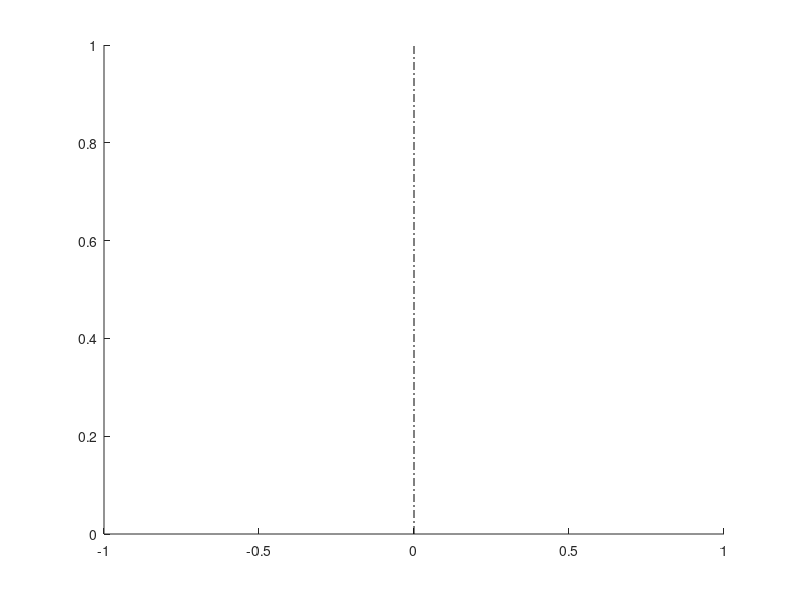

Here is the MATLAB script that generated this plot: (Note: this script raises an error after producing the figure.)
close all;
clear all;

filePath = '/Users/fradeshieh/Desktop/matlab/data/9.6';
edfFile = dir(fullfile(filePath,'*.edf'));
flipNameStr = 'flip';
pBias = nan(4,length(edfFile));
pThreshold = nan(4,length(edfFile));
popChoice = [];
pI = 0;
% hPopulation = tight_subplot(2,2,[0.5 0.5]);
% set(hPopulation,'xtick',[]);
% set(hPopulation,'ytick',[]);

popHeadDeg{1} = [];
popHeadSpe{1} = [];

popHeadDeg{2} = [];
popHeadSpe{2} = [];
popPursuitDir{2} = [];
popFixSpe{2} = [];

popHeadDeg{3} = [];
popHeadSpe{3} = [];
popPursuitDir{3} = [];
popRotationSpe{3} = [];

popHeadDeg{4} = [];
popHeadSpe{4} = [];
popPursuitDir{4} = [];
popFixSpe{4} = [];

pChoice = cell(4,1);

figureNum = 1;
for i = 1:length(edfFile)
    matFile = strrep(edfFile(i).name,'.edf','.mat');
    data = load(fullfile(filePath,matFile));
    popChoice = cat(1,popChoice,data.choice);
    trialLength = length(data.Conditions);
    flipDegree = contains(matFile,flipNameStr);
    num = regexp(matFile, '(\d+)','tokens');
    subNum = cell2mat(num{1});
    
    % motion type 1:
    headDeg{1} = nan(trialLength,2);
    headSpe{1} = nan(trialLength,2);
    pursuitDir{1} = [];
    
    
    % motion type 2:
    headDeg{2} = nan(trialLength,2);
    headSpe{2} = nan(trialLength,2);
    pursuitDir{2} = nan(trialLength,2);
    fixSpe{2} = nan(trialLength,2);
    
    % motion type 3:
    headDeg{3} = nan(trialLength,2);
    headSpe{3} = nan(trialLength,2);
    pursuitDir{3} = nan(trialLength,2);
    rotationSpe{3} = nan(trialLength,2);
    
    % motion type 4:
    headDeg{4} = nan(trialLength,2);
    headSpe{4} = nan(trialLength,2);
    pursuitDir{4} = nan(trialLength,2);
    fixSpe{4} = nan(trialLength,2);
    
    
    
    for j = 1:trialLength
        
        if isempty(data.Conditions{j})
            continue
        else
            motionType = data.Conditions{j}(end);
        end
        
        if motionType == 1
            headDeg{1}(j,:) = [data.Conditions{j}(2),j];
            headSpe{1}(j,:) = [data.Conditions{j}(3),j];
        elseif motionType == 2
            headDeg{2}(j,:) = [data.Conditions{j}(2),j];
            headSpe{2}(j,:) = [data.Conditions{j}(3),j];
            pursuitDir{2}(j,:) = [data.Conditions{j}(4),j];
            fixSpe{2}(j,:) = [data.Conditions{j}(5),j];
        elseif motionType == 3
            headDeg{3}(j,:) = [data.Conditions{j}(2),j];
            headSpe{3}(j,:) = [data.Conditions{j}(3),j];
            pursuitDir{3}(j,:) = [data.Conditions{j}(4),j];
            rotationSpe{3}(j,:) = [data.Conditions{j}(5),j];
        elseif motionType == 4
            headDeg{4}(j,:) = [data.Conditions{j}(2),j];
            headSpe{4}(j,:) = [data.Conditions{j}(3),j];
            pursuitDir{4}(j,:) = [data.Conditions{j}(4),j];
            fixSpe{4}(j,:) = [data.Conditions{j}(5),j];
        end
    end
    
    uniqueDeg = cell(1,4);
    for j = 1:4
        del = isnan(headDeg{j}(:,1));
        headDeg{j}(del,:) = [];
        
        if flipDegree
            headDeg{j}(:,1) = -headDeg{j}(:,1);
        end
        
        del = isnan(headSpe{j}(:,1));
        headSpe{j}(del,:) = [];
        if j == 2 || j == 4
            del = isnan(pursuitDir{j}(:,1));
            pursuitDir{j}(del,:) = [];
            del = isnan(fixSpe{j}(:,1));
            fixSpe{j}(del,:) = [];
            
            popPursuitDir{j} = cat(1,popPursuitDir{j},pursuitDir{j});
            popFixSpe{j} = cat(1,popFixSpe{j},fixSpe{j});
        elseif j ==3
            del = isnan(pursuitDir{j}(:,1));
            pursuitDir{j}(del,:) = [];
            del = isnan(rotationSpe{j}(:,1));
            rotationSpe{j}(del,:) = [];
            
            popPursuitDir{j} = cat(1,popPursuitDir{j},pursuitDir{j});
            popRotationSpe{j} = cat(1,popRotationSpe{j},rotationSpe{j});
        end
        uniqueDeg{j} = unique(headDeg{j}(:,1));
        
        popHeadDeg{j} = cat(1,popHeadDeg{j},headDeg{j});
        popHeadSpe{j} = cat(1,popHeadSpe{j},headSpe{j});
        pChoice{j} = cat(1,pChoice{j},data.choice(headDeg{j}(:,2)));
    end
    
    % [~,hSubplot1] = tight_subplot(1,4,[0.02 0.02]);
    for j=1:4
        choice = cell(length(uniqueDeg{j}),1);
        pRight = cell(length(uniqueDeg{j}),1);
        choiceTime = cell(length(uniqueDeg{j}),1);
        
        if j > 1
            uniqueDir = unique(pursuitDir{j}(:,1));
            dirLength = length(uniqueDir);
            for dir = 1:dirLength
                trialIndexI = find(pursuitDir{j}(:,1) == uniqueDir(dir));
                dirIndex{dir} = pursuitDir{j}(trialIndexI,:);
            end
        end
        
        if j == 1
            for k = 1:length(uniqueDeg{j})
                index = ismember(headDeg{j}(:,1),uniqueDeg{j}(k));
                trialIndex = headDeg{j}(index,2);
                choice{k} = data.choice(trialIndex); %%
                pRight{k} = sum(choice{k} == 2)./ length(choice{k});
                choiceTime{k} = length(choice{k});
            end
            fitData = [uniqueDeg{j},cell2mat(pRight),cell2mat(choiceTime)];
            
            [bias,threshold] = cum_gaussfit_max1(fitData(1:end,:));
            pBias(j,i) = bias;
            pThreshold(j,i) = threshold;
            xi = min(uniqueDeg{j}):0.1:max(uniqueDeg{j});
            y_fit = cum_gaussfit([bias,threshold],xi);
            
            if ishandle(figureNum); end; figure(figureNum); set(gcf,'color','white');
            plot([90,90],[0,1],'-.k');
            hold on
            plot(uniqueDeg{j},cell2mat(pRight),'*');
            plot(xi,y_fit,'-');
            set(gca, 'xlim',[-15,15],'ylim',[0 1])
            xlabel('Heading degree');
            ylabel('Proportion of "right" choice');
            title(['Condition ' num2str(j) ' for participant ' subNum]);
            %     hleg1=legend('choice','mean & standard error','linear result');
            %     set(hleg1,'Location','EastOutside')
            text(5,0.8,sprintf('\\it\\mu_{psy} = \\rm%6.3g\\circ',bias),'color','b')
            text(5,0.7,sprintf('\\it\\sigma_{psy} = \\rm%6.3g\\circ', threshold),'color','b')
            figureNum = figureNum+1;
        elseif j>1
            for dir = 1:dirLength
                for k = 1:length(uniqueDeg{j})
                    index = find(ismember(headDeg{j}(:,1),uniqueDeg{j}(k)));
                    trialIndex = headDeg{j}(index,2);
                    trialIndex = trialIndex(ismember(trialIndex,dirIndex{dir}(:,2)));
                    choice{k} = data.choice(trialIndex); %%
                    pRight{k} = sum(choice{k} == 2)./ length(choice{k});
                    choiceTime{k} = length(choice{k});
                    
                end
                fitData = [uniqueDeg{j},cell2mat(pRight),cell2mat(choiceTime)];
                if min(cell2mat(pRight)) == 1
                    fitData(:,2) = fitData(:,2) - 0.01;
                elseif max(cell2mat(pRight)) == 0
                    fitData(:,2) = fitData(:,2) + 0.01;
                end
                [bias,threshold] = cum_gaussfit_max1(fitData(1:end,:));
                pBias(j,i) = bias;
                pThreshold(j,i) = threshold;
                xi = min(uniqueDeg{j}):0.1:max(uniqueDeg{j});
                y_fit = cum_gaussfit([bias,threshold],xi);
                
                if ishandle(figureNum); end; figure(figureNum); set(gcf,'color','white');
                plot([90,90],[0,1],'-.k');
                hold on
                plot(uniqueDeg{j},cell2mat(pRight),'*');
                plot(xi,y_fit,'-');
                set(gca, 'xlim',[-15,15],'ylim',[0 1])
                xlabel('Heading degree');
                ylabel('Proportion of "right" choice');
                title(['Condition ' num2str(j) ' direction ' num2str(dir) ' for participant ' subNum]);
                %     hleg1=legend('choice','mean & standard error','linear result');
                %     set(hleg1,'Location','EastOutside')
                text(5,0.8,sprintf('\\it\\mu_{psy} = \\rm%6.3g\\circ',bias),'color','b')
                text(5,0.7,sprintf('\\it\\sigma_{psy} = \\rm%6.3g\\circ', threshold),'color','b')
                figureNum = figureNum+1;
            end
        end
    end
end

% draw popular result
popUniqueDeg = cell(1,4);
colorIndex = [0 0 0; 1 0.0 0.0; 0 1 0; 0 0 1];
if ishandle(1000); end; figure(1000); clf; set(gcf,'color','white'); hold on;plot([0,0],[0,1],'-.k');
for i = 1:4
    popUniqueDeg{i} = unique(popHeadDeg{i}(:,1));
    choice = cell(length(popUniqueDeg{i}),1);
    pRight = cell(length(popUniqueDeg{i}),1);
    choiceTime = cell(length(popUniqueDeg{i}),1);
    pI = pI+length(popHeadDeg{i}(:,1));
    for k = 1:length(popUniqueDeg{i})
        index = find(popHeadDeg{i}(:,1) == popUniqueDeg{i}(k));
        choice{k} = pChoice{i}(index);
        pRight{k} = sum(choice{k} == 2)./ length(choice{k});
        choiceTime{k} = length(choice{k});
    end
    fitData = [popUniqueDeg{i},cell2mat(pRight),cell2mat(choiceTime)];
    
    [bias,threshold] = cum_gaussfit_max1(fitData(1:end,:));
    xi = min(popUniqueDeg{i}):0.1:max(popUniqueDeg{i});
    y_fit = cum_gaussfit([bias,threshold],xi);
    
    
    hold on
    plot(popUniqueDeg{i},cell2mat(pRight),'*','color',colorIndex(i,:));
    h(i) = plot(xi,y_fit,'-','color',colorIndex(i,:));
    set(gca, 'xlim',[-15,15],'ylim',[0 1]);
    title('Population result');
    xlabel('Heading degree');
    ylabel('Proportion of "right" choice');
    %     hleg1=legend('choice','mean & standard error','linear result');
    %     set(hleg1,'Location','EastOutside')
    %     text(5,0.8,sprintf('\\it\\mu_{psy} = \\rm%6.3g\\circ',bias),'color','b')
    %     text(5,0.7,sprintf('\\it\\sigma_{psy} = \\rm%6.3g\\circ', threshold),'color','b')
end
legend(h,'fixation','normal pursuit','simulated pursuit','stabilized pursuit');
[h_Bias,p_Bias] = ttest2(pBias(1,:),pBias(3,:))
[h_Threshold,p_Threshold] = ttest2(pThreshold(1,:),pThreshold(3,:))
